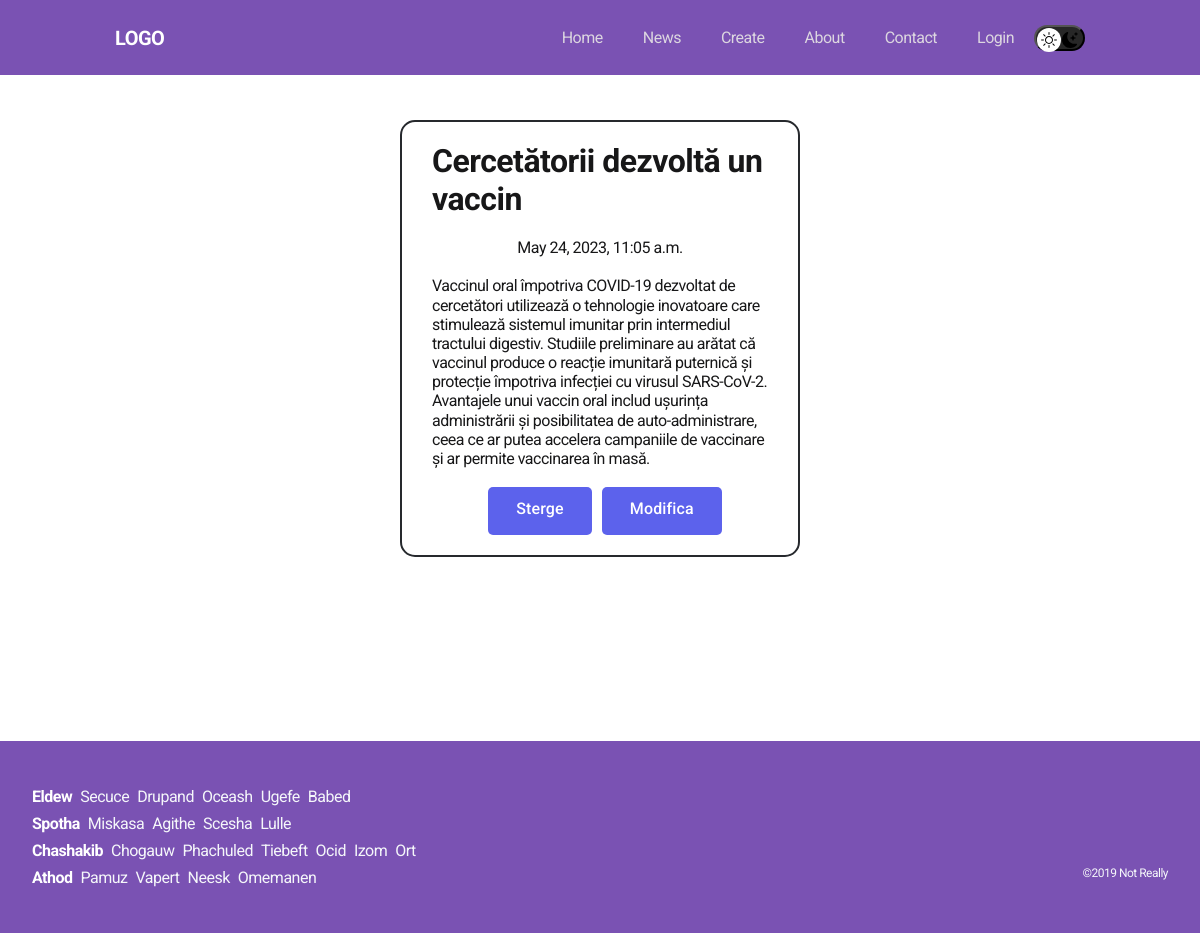
Screenshot of /news/8 with the database file from the repository.
### news/models.py (models this page shows, shortened)
class Articles(models.Model):
    title = models.CharField('Denumirea', max_length=50)
    anons = models.CharField('Anunt', max_length=300)
    full_text = models.TextField('Articol')
    date = models.DateTimeField('Data publicarii')
    class Meta:
        verbose_name = 'Stire'
        verbose_name_plural = 'Stiri'

### news/views.py (the view)
# urls.py: path('<int:pk>', views.NewsDetailView.as_view(), name='news-detail'),
class NewsDetailView(DetailView):
    model = Articles
    template_name = 'news/details_view.html'
    context_object_name = 'article'

### news/templates/news/details_view.html (shortened to what this page needs)
{% extends 'main/layout.html' %}
{% block content %}
<div class="features">
  <div class="card">
    <h1>{{ article.title }}</h1>
    <br>
    <p>{{ article.date}}</p>
    <br>
    <p>{{ article.full_text}}</p>
    <br>
  <div class="more__btn">
    <a href="{% url 'news-delete' article.id %}" class="btn">Sterge</a>
    <a href="{% url 'news-update' article.id %}" class="btn">Modifica</a>
  </div>
  </div>
</div>
<br>
<br>
<br>
<br>
<br>
<br>
<br>
<br>
{% endblock %}

### main/static/main/css/main.css (style rules this page uses)
a { text-decoration: none; }
:root { --blackpure: #000; --black: #171718; --black-border: #26292D; --white: #fff; --purple: #5C62EC; --text-color: var(--black); --dark-bg: var(--black); --dark-border: var(--black-border); --header-text: var(--white); --accent: var(--purple); --page-bg: var(--white); --text-color: var(--black); --title-1: var(--accent); --project-card-bg: var(--white); --project-card-text: var(--black); --box-shadow: 0px 5px 35px rgba(0, 0, 0, 0.25); }
html, body { display: flex; flex-direction: column; min-height: 100vh; font-family: 'DM Sans', sans-serif; letter-spacing: -0.5px; background-color: var(--page-bg); color: var(--text-color); margin: 0; padding: 0; }
.more__btn { display: flex; }
.btn { display: inline-block; height: 48px; padding: 12px 28px; border-radius: 5px; background-color: var(--accent); color: var(--white); letter-spacing: 0.15px; font-size: 16px; font-weight: 500; transition: opacity 0.2s ease-in; margin-left: 10px; }
.features { display: flex; align-items: center; margin-top: 100px; justify-content: center; flex-direction: column; height: auto; background-color: var(--page-bg); overflow: hidden; }
.card { overflow: hidden; padding: 20px 30px; display: flex; flex-direction: column; align-items: center; justify-content: center; background-color: var(--project-card-bg); width: 400px; margin-top: 20px; margin-bottom: 30px; border-radius: 15px; border: solid 2px var(--black-border); }

### main/static/main/css/header.css (style rules this page uses)
html { box-sizing: border-box; height: 100%; }
*, *::after, *::before { box-sizing: inherit; }
body { display: flex; flex-direction: column; font-family: "Roboto", sans-serif; font-size: 16px; line-height: 1.2; height: 100%; }

### main/static/main/css/footer.css (style rules this page uses)
body { overflow-x: hidden; }

### rows the page displays
Articles: title "Cercetătorii dezvoltă un vaccin", date "May 24, 2023, 11:05 a.m.", full_text "Vaccinul oral împotriva COVID-19 dezvoltat de cercetători utilizează o tehnologie inovatoare care stimulează sistemul imunitar prin intermediul tractului digestiv. Studiile preliminare au arătat că vaccinul produce o reacție imunitară puternică și protecție împotriva infecției cu virusul SARS-CoV-2. Avantajele unui vaccin oral includ ușurința administrării și posibilitatea de auto-administrare, ceea ce ar putea accelera campaniile de vaccinare și ar permite vaccinarea în masă."
